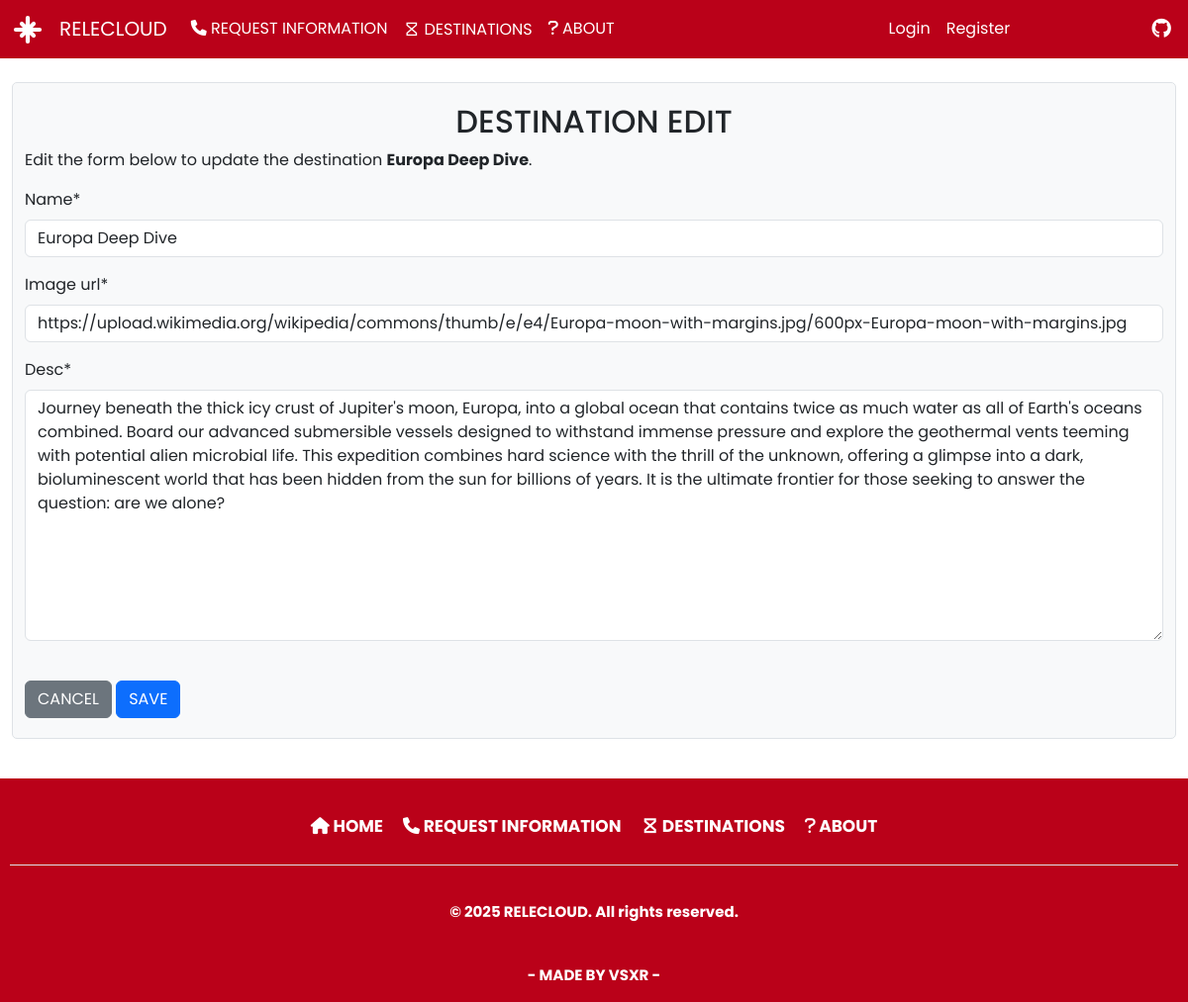
Page /destination/2/edit/ on the committed database.
### relecloud/models/destination.py (models this page shows, shortened)
class Destination(models.Model):
    name = models.CharField(unique=True, null=False, blank=False, max_length=50)
    image_url = models.URLField(max_length=200, null=False, blank=False) # agregar DEFAULT para poner una imagen predeterminada
    desc = models.TextField(max_length=2000, null=False, blank=False)
    reviews: 'RelatedManager[DestinationReview]'  # type: ignore
    position = models.PositiveIntegerField(default=0)  # <-- Añadido
    def __str__(self):
        return self.name

### relecloud/views/destination.py (the view)
class DestinationUpdateView(generic.UpdateView):
    template_name = 'destinations/destination_confirm/destination_confirm_edit.html'
    model = Destination
    fields = ['name', 'image_url', 'desc']

### relecloud/templates/destinations/destination_confirm/destination_confirm_edit.html (shortened to what this page needs)
{% extends 'base.html' %}
{% load static %}
{% load crispy_forms_tags %}
{% block main_contents %}
    <div class="specific-paragraphs container-fluid">
        <h2>DESTINATION EDIT</h2>
        <p>
            Edit the form below to update the destination <strong>{{ destination }}</strong>.
        </p>
        <form method="post" action="{% url 'destination_confirm_edit' destination.id %}">
            {{ form|crispy }}
            <br>
            <a href="{% url 'destination_details' destination.id %}" class="btn btn-secondary">CANCEL</a>
            <button type="submit" class="btn btn-primary">SAVE</button>
        </form>
    </div>
{% endblock main_contents %}

### relecloud/static/res/css/styles.css (style rules this page uses)
* { margin: 0; padding: 0; box-sizing: border-box; font-family: "Poppins", sans-serif; }
html { overflow-x: hidden; }
h2 { margin: 15px; text-align: center; font-size: 1.8em; font-weight: bold, 500; }
.specific-paragraphs { text-align: justify; flex: 1; background-color: #f8f9fa; padding: 20px; border: 1px solid #dee2e6; border-radius: 5px; margin-bottom: 30px; }
body { display: flex; flex-direction: column; min-height: 500px; overflow-x: hidden; }

### rows in the picture
Destination: name "Europa Deep Dive", image_url "https://upload.wikimedia.org/wikipedia/commons/thumb/e/e4/Europa-moon-with-margins.jpg/600px-Europa-moon-with-margins.jpg", desc "Journey beneath the thick icy crust of Jupiter's moon, Europa, into a global ocean that contains twice as much water as all of Earth's oceans combined. Board our advanced submersible vessels designed to withstand immense pressure and explore the geothermal vents teeming with potential alien microbial life. This expedition combines hard science with the thrill of the unknown, offering a glimpse into a dark, bioluminescent world that has been hidden from the sun for billions of years. It is the ultimate frontier for those seeking to answer the question: are we alone?"
